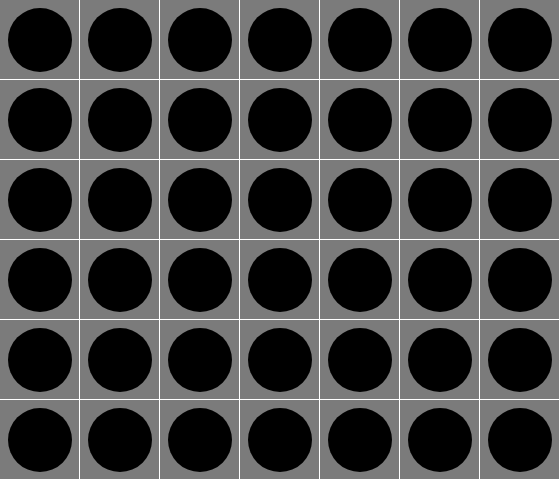
Frame 1 (no input)
Frame 60 (no input): identical to frame 1, image omitted
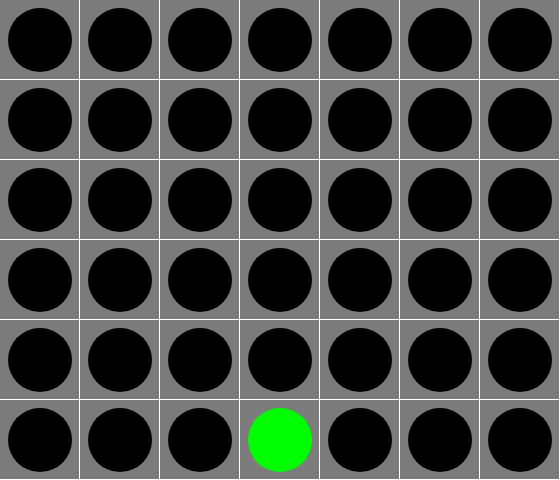
Frame 120 (the mouse pressed at the canvas centre since frame 60)

The p5.js sketch that drew these frames (run headless with seeded random() and noise() and a simulated clock; from frame 60 on, the mouse is pressed at the canvas centre):

// p5.js sketch
// ── sketch.js
const cantSquaresX = 7;
const cantSquaresY = 6;

const squareSize = 80;

const colorPlayer1 = [0, 255, 0];
const colorPlayer2 = [0, 0, 255];

let board;

function mousePressed(){
	board.mousePressed();
}

function setup(){
	createCanvas(squareSize * cantSquaresX, squareSize * cantSquaresY);
	board = new Board(cantSquaresX, cantSquaresY, squareSize);
}

function draw(){
	background(255);
	if(board.update()){
		console.log("Player " + board.playerTurn + " wins!");
		noLoop();
	}
	board.show(squareSize, colorPlayer1, colorPlayer2);
}
// ── board.js
const NOTHING_CODE = 0, PLAYER_ONE_CODE = 1, PLAYER_TWO_CODE = 2;

class Board{
	constructor(cantSquaresX, cantSquaresY){
		this.cantSquaresX = cantSquaresX;
		this.cantSquaresY = cantSquaresY;

		this.playerTurn = PLAYER_ONE_CODE;

		this.positions = this.iniPositions(cantSquaresX, cantSquaresY);

		this.lastMove = [];
	}

	iniPositions(cantSquaresX, cantSquaresY) {
		let positions = [];
		for(let i = 0; i < cantSquaresX; i++){
			positions[i] = [];
			for(let j = 0; j < cantSquaresY; j++){
				positions[i][j] = NOTHING_CODE;
			}
		}

		return positions;
	}

	nextPlayer(){
		if(this.playerTurn == PLAYER_ONE_CODE){
			this.playerTurn = PLAYER_TWO_CODE;
			return ;
		}
		this.playerTurn = PLAYER_ONE_CODE;
	}

	newMove(col, player){		
		if(this.positions[col][0] != 0){
			return ;
		}

		for(let i = 1; i < this.cantSquaresY; i++){
			if(this.positions[col][i] == 0){
				continue;
			}
			this.positions[col][i - 1] = player;
			this.lastMove[0] = col, this.lastMove[1] = i - 1;
			this.nextPlayer();
			return ;
		}
		this.positions[col][this.cantSquaresY - 1] = player;
		this.lastMove[0] = col, this.lastMove[1] = this.cantSquaresY - 1;
		this.nextPlayer();
	}

	mousePressed(){
		let col = Math.floor(this.cantSquaresX * (mouseX / width));
		
		this.newMove(col, this.playerTurn);
	}

	showBoard(i, j, squareSize){
		fill(123);
		noStroke();
		rect(i * squareSize, j * squareSize, squareSize - 1, squareSize - 1);
	}

	showPieces(i, j, squareSize, colorPlayer1, colorPlayer2){
		if(this.positions[i][j] == NOTHING_CODE){
			fill(0);
		}
		else if(this.positions[i][j] == PLAYER_ONE_CODE){
			fill(colorPlayer1[0], colorPlayer1[1], colorPlayer1[2]);
		}
		else if(this.positions[i][j] == PLAYER_TWO_CODE){
			fill(colorPlayer2[0], colorPlayer2[1], colorPlayer2[2]);
		}
		else{
			fill(255, 0, 0);
		}
		ellipseMode(CORNER);
		ellipse(i * squareSize + squareSize * 0.1, j * squareSize + squareSize * 0.1, squareSize * 0.8, squareSize * 0.8);
	}

	show(squareSize, colorPlayer1, colorPlayer2){
		for(let i = 0; i < this.cantSquaresX; i++){
			for(let j = 0; j < this.cantSquaresY; j++){
				this.showBoard(i, j, squareSize);
				this.showPieces(i, j, squareSize, colorPlayer1, colorPlayer2);
				
				
			}
		}
	}

	checkRight(i, j, code){
		for(let m = i + 1; m < i + 4; m++){
			if(this.positions[m][j] != code){
				return 0;
			}
		}
		this.nextPlayer();
		return 1;
	}

	checkDiagonalDown(i, j, code){
		for(let m = i + 1; m < i + 4; m++){
			for(let n = j + 1; n < j + 4; n++){
				if(this.positions[m][n] != code){
					return 0;
				}
			}
		}
		this.nextPlayer();
		return 1;
	}

	checkDown(i, j, code){
		for(let m = j + 1; m < j + 4; m++){
			if(this.positions[i][m] != code){
				return 0;
			}
		}
		this.nextPlayer();
		return 1;
	}

	checkWins(){

		for(let i = 0; i < this.cantSquaresX; i++){
			for(let j = 0; j < this.cantSquaresY; j++){
				if(this.positions[i][j] == NOTHING_CODE){
					continue;
				}

				if(i < this.cantSquaresX - 3){
					if(this.checkRight(i, j, this.positions[i][j])){
						return 1;
					}
				}

				if(j < this.cantSquaresY - 3){
					if(this.checkDown(i, j, this.positions[i][j])){
						return 1;
					}
				}

				if(i < this.cantSquaresX - 3 && j < this.cantSquaresY - 3){
					if(this.checkDiagonalDown(i, j, this.positions[i][j])){
						return 1;
					};
				}
			}
		}

		return 0;
	}

	update(){
		return this.checkWins();
	}
}
